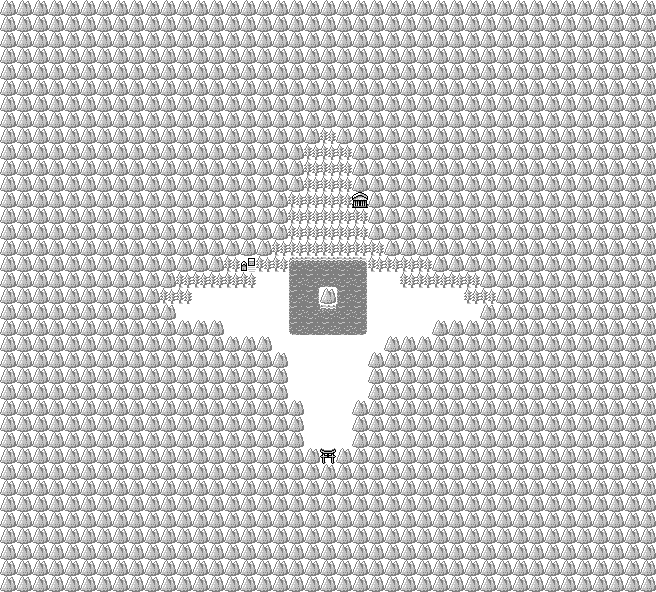

A 2D game scene composited from a Tiled map and its tileset images. What follows is a short description and the map's XML, with each tile layer's data collapsed to a summary:
An orthogonal 41x37 tile map with 16x16 px tiles, 2 tile layers (Tile Layer 1, Tile Layer 2), 1 hidden layer not drawn, 2 tilesets and 3 objects (3x Event).

<map version="1.0" orientation="orthogonal" renderorder="right-down" width="41" height="37" tilewidth="16" tileheight="16" nextobjectid="49">
 <properties>
  <property name="bgm" value="ffl3_overworld" />
  <property name="name" value="Floor 2" />
 </properties>
 <tileset firstgid="1" source="../tilesets/lower.tsx" />
 <tileset firstgid="141" source="../tilesets/upper.tsx" />
 <layer name="Tile Layer 1" width="41" height="37">
  <properties>
   <property name="z" value="0" />
  </properties>
  <data>[1517 cells, 1517 non-empty, 12 distinct tile ids]</data>
 </layer>
 <layer name="Tile Layer 2" width="41" height="37">
  <properties>
   <property name="z" value=".5" />
  </properties>
  <data>[1517 cells, 3 non-empty, 3 distinct tile ids]</data>
 </layer>
 <objectgroup name="Object Layer 1">
  <object id="46" name="tele" type="Event" x="240" y="256" width="16" height="16">
   <properties>
    <property name="onCollide" value="teleport('tower/f2_sideworld_interior.tmx', 4, 13, 'NORTH')" />
   </properties>
  </object>
  <object id="47" name="tele" type="Event" x="320" y="448" width="16" height="16">
   <properties>
    <property name="onCollide" value="teleport('tower/f2.tmx', 6, 15, 'SOUTH')" />
   </properties>
  </object>
  <object id="48" name="tele" type="Event" x="352" y="192" width="16" height="16">
   <properties>
    <property name="onCollide" value="teleport('tower/f2_sideworld_shrine.tmx', 21, 22, 'NORTH')" />
   </properties>
  </object>
 </objectgroup>
 <layer name="Tile Layer 3" width="41" height="37" visible="0">
  <properties>
   <property name="z" value="1.0" />
  </properties>
  <data>[1517 cells, 0 non-empty, 0 distinct tile ids]</data>
 </layer>
</map>
